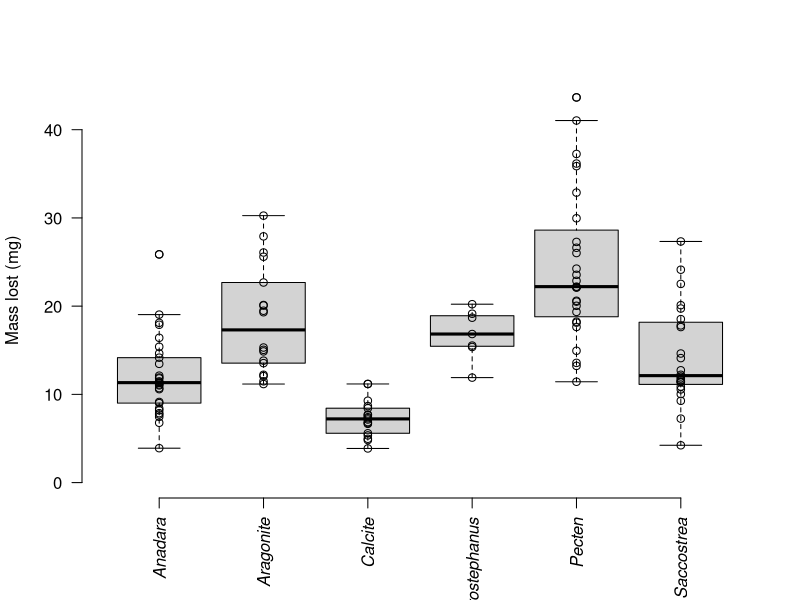
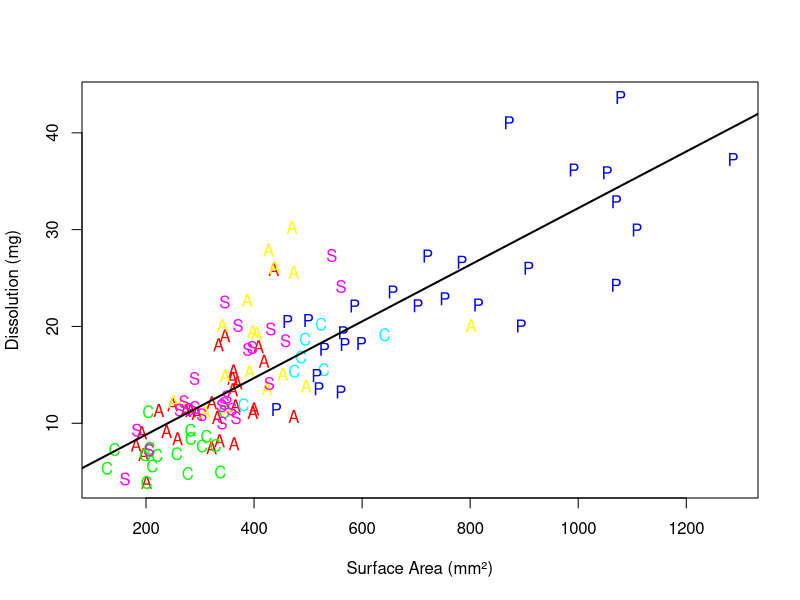
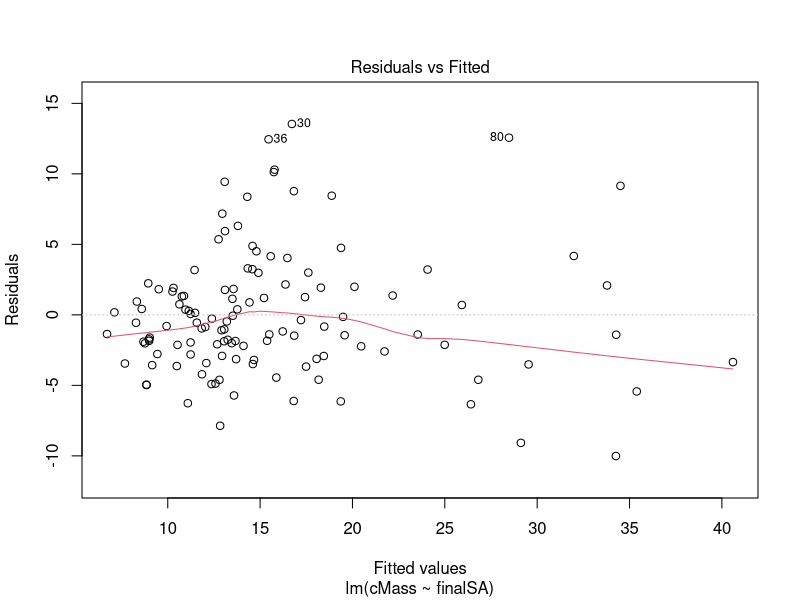
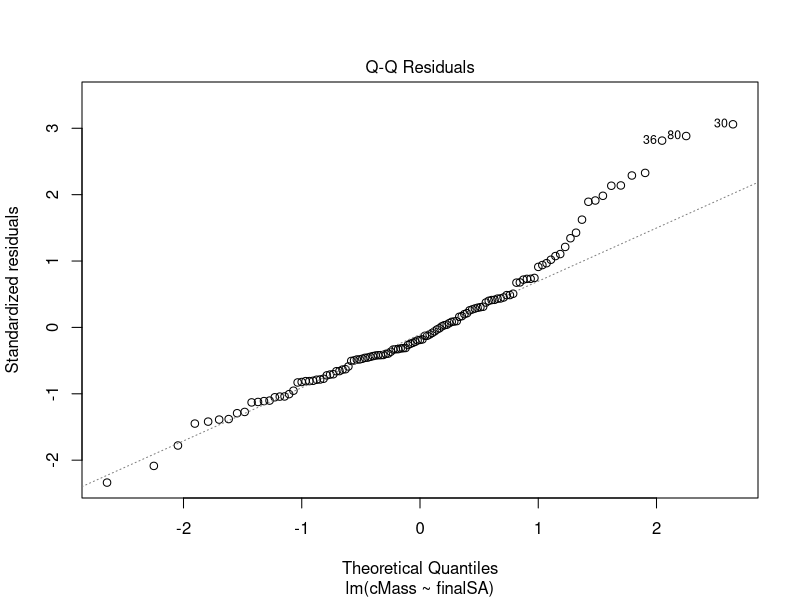
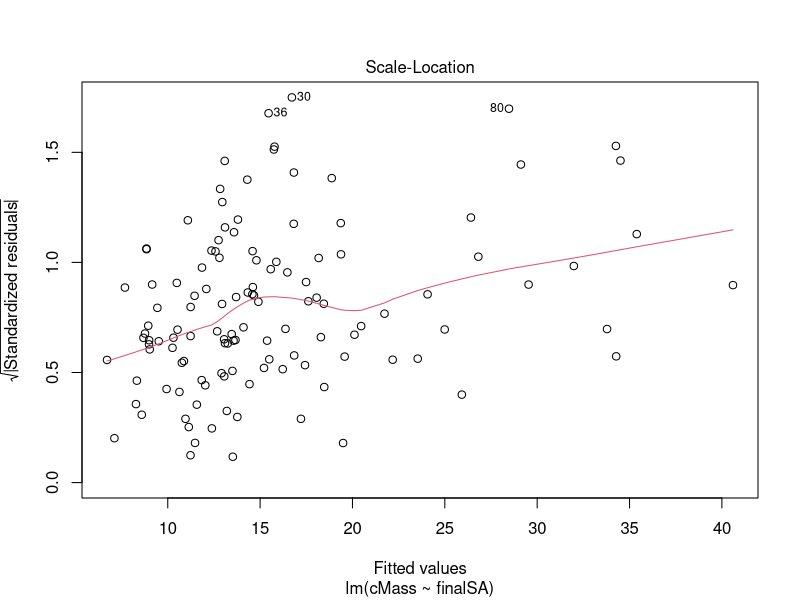
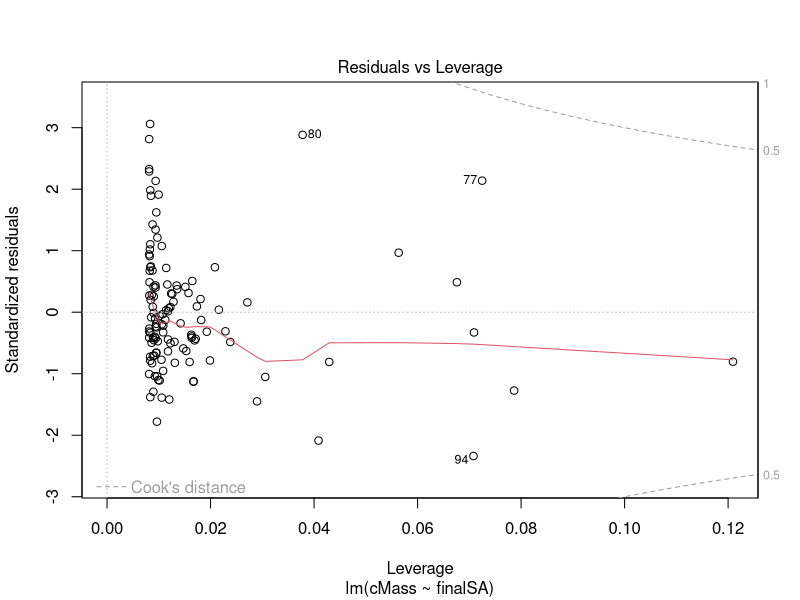
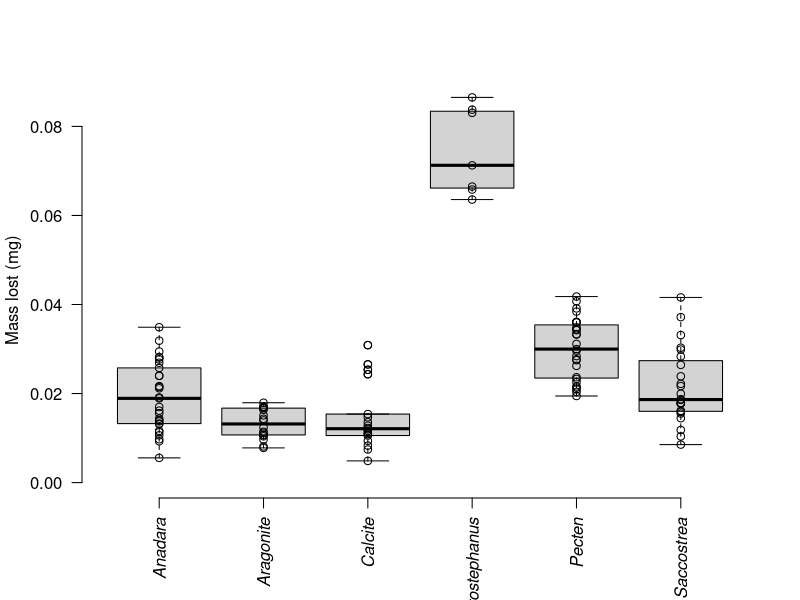
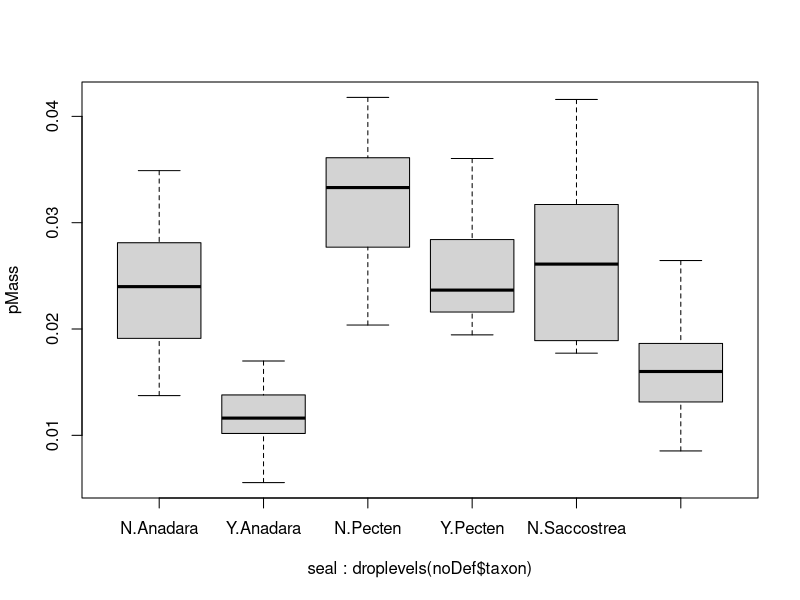

Write R code to recreate these figures, in order. (Note: this script raises an error after producing the figures.)
################################  FILE LICENSE  ################################
#
#	This file is copyright (C) 2023 Mikayla Schmidt
#
#	This program is free software; you can redistribute it and/or modify it 
#	under the terms of version 3 the GNU General Public License as published 
#	by the Free Software Foundation.
#
#	This program is distributed in the hope that it will be useful, but WITHOUT
#	ANY WARRANTY; without even the implied warranty of MERCHANTABILITY or 
#	FITNESS FOR A PARTICULAR PURPOSE.  See the GNU General Public License for 
#	more details.
#
#	To view a copy of the license go to:
#	http://www.gnu.org/licenses/licenses.html#GPL
#	
################################################################################


#Script for analysis of cleaned data after processing, for Ch2 Expt 2
#0.0 Setup for everything
setwd("C:/Users/micke/OneDrive/Desktop/Ch2 data")
dShell <- read.csv('./Ch2Clean_Expt2.csv')

pData <- dShell
TAXA <- unique(pData$taxon)
pData$taxon <- as.factor(pData$taxon)
taxa <- sort(unique(pData$taxon))
tFont <- rep(3,length(taxa))
tFont[which(taxa == 'Anadara')] <- 1
taxaAbrev <- substring(taxa,0,5)
TAXA2 <- data.frame(taxon=taxa, tFont = tFont, tPoint=substring(taxa,0,1), tAbrev = taxaAbrev, tColor=rainbow(length(taxa)), tLine = 1:length(taxa))
#TAXA2$taxon <- factor(TAXA2$taxon, levels = c('Ethalia','Notocochlis', 'Liloa', 'Turbo', 'Alaona', 'Pinguitellina', 'Fustiaria', 'Halimeda', 'Marginopora', 'Aragonite', 'Calcite'))
#TAXA2 <- TAXA2[order(levels(TAXA2$taxon)),]
pData<-merge(pData,TAXA2,by='taxon')
#pData$taxon <- factor(pData$taxon, levels = c('Ethalia','Notocochlis', 'Liloa', 'Turbo', 'Alaona', 'Pinguitellina', 'Fustiaria', 'Halimeda', 'Marginopora', 'Aragonite', 'Calcite'))
pData$massSA <- pData$cMass/pData$finalSA


#1.0 First, cMass relationships  
#Which is mass lost by taxon 
plot(cMass ~ taxon, data=pData[!is.na(pData$cMass),], ylim=c(0,max(pData$cMass, na.rm=TRUE)), ann=FALSE, axes=FALSE)
points(cMass ~ taxon, data=pData[!is.na(pData$cMass),])
mtext('Mass lost (mg)', side=2, line=3)
axis(2, las=1)
axis(1, at=1:length(taxa), labels=taxa, font=3, cex=0.5, las=2)

#Dissolution by total mass (mg, cMass) relationship to surface area (mm^2)
plot(cMass ~ finalSA, data=pData, xlab='Surface Area (mm\u00b2)', ylab='Dissolution (mg)', col= pData$tColor, pch=substring(pData$taxon, 0, 2))
fit <- lm(cMass~finalSA, data=pData)
co <- coef(fit)
abline(fit, lwd=2)
plot(fit)
summary(fit)

#2.0 Then, looking at pMass relationships
#percent lost by taxon 
plot(pMass ~ taxon, data=pData[!is.na(pData$pMass),], ylim=c(0,max(pData$pMass, na.rm=TRUE)), ann=FALSE, axes=FALSE)
points(pMass ~ taxon, data=pData[!is.na(pData$pMass),])
mtext('Mass lost (mg)', side=2, line=3)
axis(2, las=1)
axis(1, at=1:length(taxa), labels=taxa, font=3, cex=0.5, las=2)

#percent lost by taxon by sealer presence
pData$seal <- factor(pData$seal)
noDef <- subset(pData, pData$taxon != 'Aragonite')
noDef <- subset(noDef, noDef$taxon != 'Calcite')
noDef <- subset(noDef, noDef$taxon != 'Centrostephanus')
droplevels(noDef$taxon)
boxplot(pMass ~ seal + droplevels(noDef$taxon), data=noDef)
########neeed to figure out issue with points
points(pMass ~ seal + droplevels(noDef$taxon), data=noDef)


#Dissolution by total mass (mg, cMass) relationship to surface area (mm^2)
plot(pMass ~ finalSA, data=pData, xlab='Surface Area (mm\u00b2)', ylab='Dissolution (%)', col= pData$tColor, pch=substring(pData$taxon, 0, 2))
fit <- lm(pMass~finalSA, data=pData)
co <- coef(fit)
abline(fit, lwd=2)
plot(fit)
summary(fit)


#5.0 now getting into the actual comparison bit - looking at MassSA
#looked at percent mass lost, which is different, but standardizing for surface area fixes that
plot(massSA ~ taxon, data=pData)
points(massSA ~ taxon, data=pData)
mtext('Mass lost/surface area (mg/mm2)', side=2, line=3)
axis(2, las=1)
axis(1, at=1:length(taxa), labels=taxa, font=3, cex=0.5, las=2) 

#percent lost by taxon by sealer presence
pData$seal <- factor(pData$seal)
noDef <- subset(pData, pData$taxon != 'Aragonite')
noDef <- subset(noDef, noDef$taxon != 'Calcite')
noDef <- subset(noDef, noDef$taxon != 'Centrostephanus')
droplevels(noDef$taxon)
boxplot(massSA ~ seal + droplevels(noDef$taxon), data=noDef)

#6.0 Now run loop that does t test of paired seal/unsealed for each taxon
#both t test and power analysis in one loop to see if it is significant and if so, how much
ttestResult <- data.frame(taxon = c('Anadara','Pecten','Saccostrea') , p.value = NA, a.p.value = NA, mean.diff=NA, conf.int1 = NA, conf.int2 = NA , n = NA, sd = NA, power = NA)
#note: 18 ana no, 12 ana yes, 18 pect no, 10 pect yes, 16 sacc no, 14 sacc yes
ttestResult$n <- 12
ttestResult[2, 'n'] <- 10
ttestResult[3, 'n'] <- 14

p = 0
for (T in ttestResult$taxon) {
  temp <- noDef[(noDef$taxon == T),]
  ttest.temp <- t.test(massSA ~ seal, data=temp)
  expMeanTemp <- aggregate(temp$massSA, by=list(temp$seal),FUN=mean, na.action=na.omit)
  expSDTemp <- aggregate(temp$massSA, by=list(temp$seal),FUN=sd)
  expSDBig <- pmax.int(expSDTemp$x)
  p <- p + 1
  power.temp <- power.t.test(n=ttestResult[p, 'n'] ,delta=(expMeanTemp[1,'x']-expMeanTemp[2,'x']),sd=expSDBig[2], sig.level=0.05,power=NULL, type = c('two.sample'))
  mean.diff <- abs(expMeanTemp[1,'x']-expMeanTemp[2,'x'])
  ttestResult[p, 'mean.diff'] <- round(mean.diff, digits=3)
  ttestResult[p, 'conf.int1'] <- round(ttest.temp$conf.int[1], digits=3)
  ttestResult[p, 'conf.int2'] <- round(ttest.temp$conf.int[2], digits=3)
  ttestResult[p, 'p.value'] <- round(ttest.temp$p.value, digits=3)
  ttestResult[p, 'a.p.value'] <- round(p.adjust(ttest.temp$p.value), digits=3)
  ttestResult[p, 'power'] <-  round(power.temp$power, digits=2)
  ttestResult[p, 'sd'] <-  round(expSDBig[2], digits=4)
}
ttestResult$a.p.value <- round(p.adjust(ttestResult$p.value), digits=4)


#7.0 Second loop that looks at the power of each of those t tests
#and how many samples would be needed to get power of > 0.8

ttestResult2 <- data.frame(taxon = c('Anadara','Pecten','Saccostrea') , p.value = NA, n = NA, power = 0.8)
p = 0
for (T in ttestResult2$taxon) {
  temp <- noDef[(noDef$taxon == T),]
  expMeanTemp <- aggregate(temp$massSA, by=list(temp$seal),FUN=mean, na.action=na.omit)
  expSDTemp <- aggregate(temp$massSA, by=list(temp$seal),FUN=sd)
  expSDBig <- pmax.int(expSDTemp$x)
  p <- p + 1
  power.temp <- power.t.test(n=NULL ,delta=(expMeanTemp[1,'x']-expMeanTemp[2,'x']),sd=expSDBig[2], sig.level=0.05,power=0.8, type = c('two.sample'))
  mean.diff <- abs(expMeanTemp[1,'x']-expMeanTemp[2,'x'])
  ttestResult2[p, 'p.value'] <- 0.05
  ttestResult2[p, 'power'] <-  round(power.temp$power, digits=2)
  ttestResult2[p, 'n'] <-  power.temp$n
}



#8.0 Do you want to then convert this into the %/% standardized version to do the same test?



